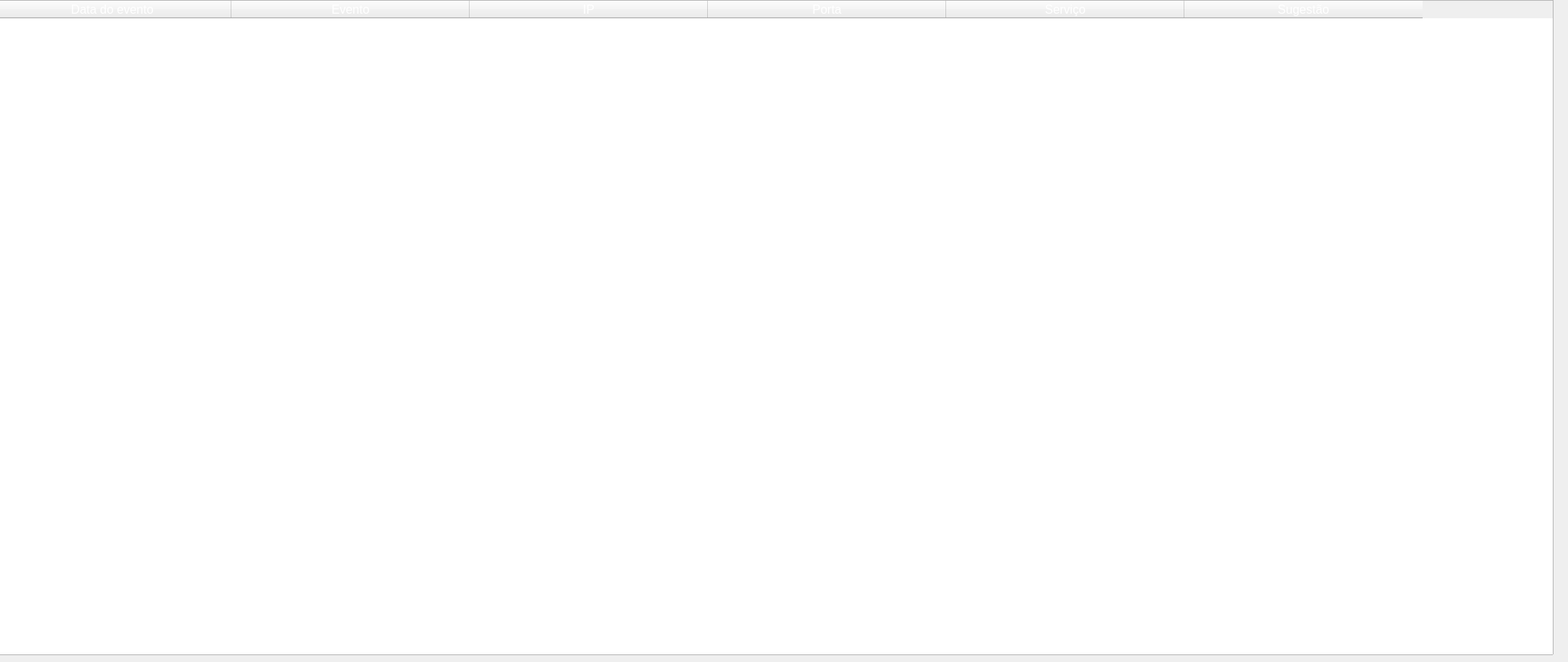
    <widget class="QWidget" name="tab_4">
     <attribute name="title">
      <string>Relatórios</string>
     </attribute>
     <widget class="QWidget" name="layoutWidget">
      <property name="geometry">
       <rect>
        <x>104</x>
        <y>13</y>
        <width>201</width>
        <height>51</height>
       </rect>
      </property>
      <layout class="QHBoxLayout" name="horizontalLayout">
       <item>
        <widget class="QPushButton" name="pushButton_Verlogs">
         <property name="styleSheet">
          <string notr="true">background-color: rgb(54,54,54);
color: white</string>
         </property>
         <property name="text">
          <string>Ver Logs</string>
         </property>
        </widget>
       </item>
       <item>
        <widget class="QPushButton" name="pushButton_relatrio">
         <property name="styleSheet">
          <string notr="true">background-color: rgb(54,54,54);
color: white</string>
         </property>
         <property name="text">
          <string>Fazer relatório</string>
         </property>
        </widget>
       </item>
      </layout>
     </widget>
     <widget class="QTableWidget" name="tableWidget_relatorio">
      <property name="geometry">
       <rect>
        <x>-10</x>
        <y>0</y>
        <width>2051</width>
        <height>861</height>
       </rect>
      </property>
      <property name="styleSheet">
       <string notr="true">color: white;</string>
      </property>
      <attribute name="horizontalHeaderCascadingSectionResizes">
       <bool>false</bool>
      </attribute>
      <attribute name="horizontalHeaderDefaultSectionSize">
       <number>313</number>
      </attribute>
      <column>
       <property name="text">
        <string>Data do evento</string>
       </property>
       <property name="font">
        <font>
         <pointsize>12</pointsize>
        </font>
       </property>
       <property name="background">
        <color>
         <red>255</red>
         <green>140</green>
         <blue>0</blue>
        </color>
       </property>
      </column>
      <column>
       <property name="text">
        <string>Evento</string>
       </property>
       <property name="font">
        <font>
         <pointsize>12</pointsize>
        </font>
       </property>
       <property name="background">
        <color>
         <red>255</red>
         <green>140</green>
         <blue>0</blue>
        </color>
       </property>
      </column>
      <column>
       <property name="text">
        <string>IP</string>
       </property>
       <property name="font">
        <font>
         <pointsize>12</pointsize>
        </font>
       </property>
       <property name="background">
        <color>
         <red>255</red>
         <green>140</green>
         <blue>0</blue>
        </color>
       </property>
      </column>
      <column>
       <property name="text">
        <string>Porta</string>
       </property>
       <property name="font">
        <font>
         <pointsize>12</pointsize>
        </font>
       </property>
       <property name="background">
        <color>
         <red>255</red>
         <green>140</green>
         <blue>0</blue>
        </color>
       </property>
      </column>
      <column>
       <property name="text">
        <string>Serviço</string>
       </property>
       <property name="font">
        <font>
         <pointsize>12</pointsize>
        </font>
       </property>
       <property name="background">
        <color>
         <red>255</red>
         <green>140</green>
         <blue>0</blue>
        </color>
       </property>
      </column>
      <column>
       <property name="text">
        <string>Sugestão</string>
       </property>
       <property name="font">
        <font>
         <pointsize>12</pointsize>
        </font>
       </property>
       <property name="background">
        <color>
         <red>255</red>
         <green>140</green>
         <blue>0</blue>
        </color>
       </property>
      </column>
     </widget>
    </widget>
